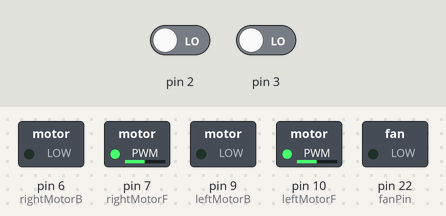
Bench run of a sketch on a simulated Arduino Mega 2560, built with avr-gcc and run on an emulated ATmega2560. On the bench: switched loads named in the sketch (green lamp = pin HIGH). The test bench sets the inputs (shaded band); at power-on: pin 2 LOW, pin 3 LOW. What the sketch prints to the serial monitor is not drawn.

Above: at 0.1 s.
Timing chart, 0 to 1.6 s (numbered marks = the images above):
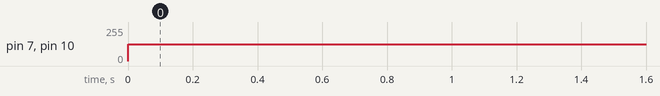

The sketch:

Encoder_Velocity_Test.ino
```cpp
#include <TimerOne.h>

int leftMotorF = 10;
int leftMotorB = 9;
int leftEncoderB = 8;
int leftEncoderA = 2;
int rightMotorF = 7;
int rightMotorB = 6;
int rightEncoderB = 5;
int rightEncoderA = 3;

float distToGoL = 0.0;
float distToGoR = 0.0;
int baseSpeed = 125;
int travelSpeed = 125;

float Ka = 1;
int Kb = 1;

int state = 0;

volatile long int rightCounter = 0;
volatile long int leftCounter = 0;
volatile long int rightCounterTemp = 0;
volatile long int leftCounterTemp = 0;

float leftDist = 0;
float leftDistTemp =0;
int leftSpeed = 125;
float rightDist = 0;
float rightDistTemp =0;
int rightSpeed = 125;

volatile int accelTime;

int desiredDist = 30;

float distCenter = 0;
float distFront = 0;

float inchesPerTick = .0032751103;

float velocityLeft = 0.0;
float velocityRight = 0.0;
boolean countTriggered = false;
long lastLeft = 0;
long lastRight = 0;

int fanPin = 22;
//================================================================================================================
void setup(){

  pinMode(fanPin, OUTPUT);
  digitalWrite(fanPin,LOW);

  /* set up the timer */
  Timer1.initialize(100000);
  Timer1.attachInterrupt(timerISR);

  pinMode(leftMotorF, OUTPUT);
  pinMode(leftMotorB, OUTPUT);
  pinMode(rightMotorF, OUTPUT);
  pinMode(rightMotorB, OUTPUT);

  attachInterrupt(0,leftTick,RISING);
  attachInterrupt(1,rightTick,RISING);

  Serial.begin(9600);
}
//================================================================================================================
void calcVelocity(){
  if(countTriggered){
    countTriggered = false;
    velocityLeft = (leftCounter - lastLeft) / 0.1;
    velocityRight = (rightCounter - lastRight) / 0.1;
    lastLeft = leftCounter;
    lastRight = rightCounter;
    countTriggered = false;
    Serial.print(velocityLeft);
    Serial.print("  ");
    Serial.println(velocityRight);
  }
}
//================================================================================================================
void timerISR(void) {
  // we are here because the timer expired and generated an interrupt
  if (accelTime <= 10){
    accelTime++;
  }
  countTriggered = true;
}
//================================================================================================================
void loop(){
  if(leftSpeed >= 0){
    analogWrite(leftMotorF,leftSpeed);
    analogWrite(leftMotorB,0);
  }
  else{
    analogWrite(leftMotorF,0);
    analogWrite(leftMotorB,leftSpeed);
  }
  if(rightSpeed >= 0){
    analogWrite(rightMotorF,rightSpeed);
    analogWrite(rightMotorB,0);
  }
  else{
    analogWrite(rightMotorF,0);
    analogWrite(rightMotorB,rightSpeed);
  }
//  Serial.print(leftCounter);
//  Serial.print("  ");
//  Serial.println(rightCounter);
    calcVelocity();
}
//================================================================================================================
float ticksToInches(long int ticks){
  return (inchesPerTick * ticks);
}
//================================================================================================================
void leftTick(){
  if (digitalRead(leftEncoderB) == HIGH){
    leftCounter++;
  }
  else{
    leftCounter--;
  }
}
//================================================================================================================
void rightTick(){
  if (digitalRead(rightEncoderB) == HIGH){
    rightCounter--;
  }
  else{
    rightCounter++;
  }
}
```

Measured:
- by itself, pin 7 (rightMotorF), pin 10 (leftMotorF): 0/255 → 125/255 at 0.00 s
